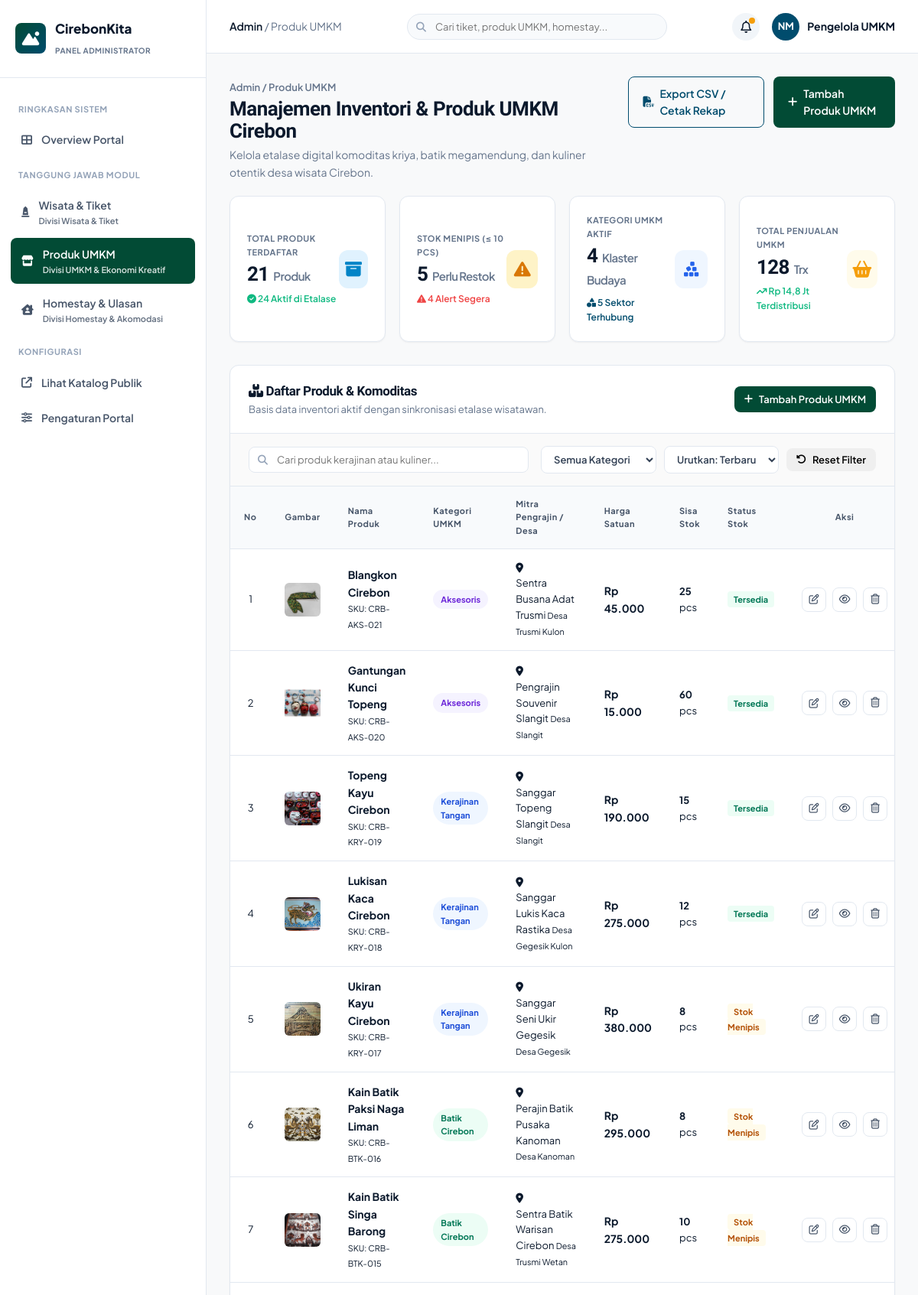
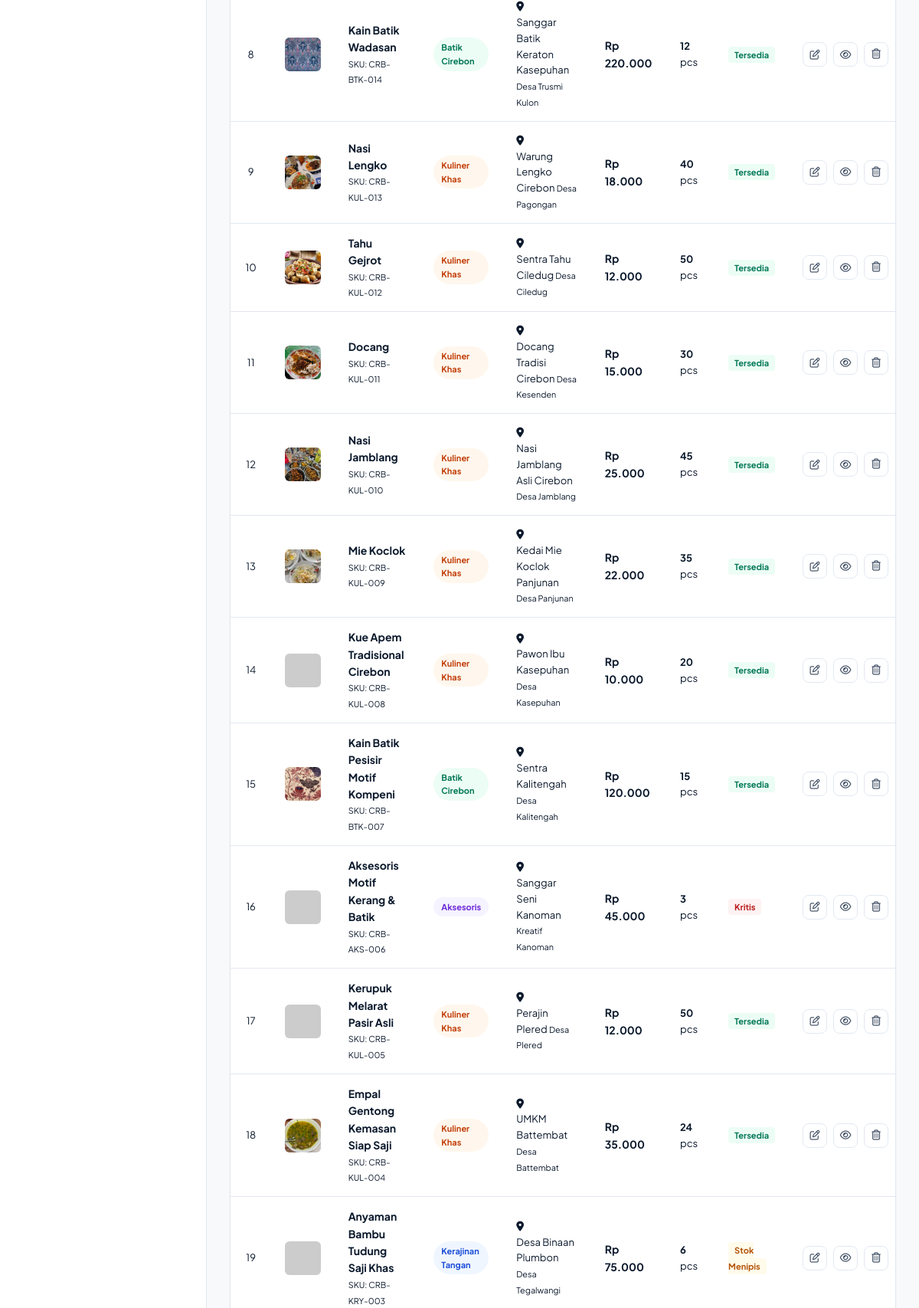
The app's page /cirebonkita/public/umkm/admin (signed in, upper part) with its own data (2 pictures, top to bottom).
### tables this page shows
CREATE TABLE `umkm` (
  `id` INT AUTO_INCREMENT PRIMARY KEY,
  `kode_sku` VARCHAR(30) NOT NULL UNIQUE,
  `nama_produk` VARCHAR(150) NOT NULL,
  `kategori` ENUM('Batik Cirebon', 'Kuliner Khas', 'Kerajinan Tangan', 'Aksesoris') NOT NULL,
  `harga` DECIMAL(10,2) NOT NULL,
  `stok` INT NOT NULL DEFAULT 0,
  `deskripsi` TEXT NOT NULL,
  `mitra_pengrajin` VARCHAR(120) NOT NULL,
  `desa_asal` VARCHAR(100) NOT NULL,
  `foto` VARCHAR(255) NOT NULL,
  `status_stok` ENUM('Tersedia', 'Stok Menipis', 'Kritis', 'Habis') DEFAULT 'Tersedia',
  `terjual` INT DEFAULT 0,
  `rating` DECIMAL(2,1) DEFAULT 4.8,
  `created_at` TIMESTAMP DEFAULT CURRENT_TIMESTAMP,
  `updated_at` TIMESTAMP DEFAULT CURRENT_TIMESTAMP ON UPDATE CURRENT_TIMESTAMP
);

### cirebonkita/app/views/admin/umkm/index.php (the view, shortened to what the rows shown need)
<!DOCTYPE html>
<html lang="id">
<head>
    <link rel="stylesheet" href="<?= BASEURL; ?>/assets/css/style.css">
    <link rel="stylesheet" href="https://cdnjs.cloudflare.com/ajax/libs/font-awesome/6.4.0/css/all.min.css">
</head>
<body class="admin-body">
<div class="admin-wrapper">
    <main class="admin-main">
        <div class="admin-content-pad">
            <div class="content-header-title">
                <div>
                    <h1 class="main-page-title">Manajemen Inventori & Produk UMKM Cirebon</h1>
                </div>
            </div>
            <div class="kpi-cards-grid-4 mt-20">
                <div class="kpi-card">
                    <div class="kpi-info">
                        <h2 class="kpi-val"><?= $kpi['total_produk']; ?> <span class="kpi-sub-unit">Produk</span></h2>
                    </div>
                </div>
                <div class="kpi-card">
                    <div class="kpi-info">
                        <h2 class="kpi-val"><?= $kpi['stok_menipis']; ?> <span class="kpi-sub-unit">Perlu Restok</span></h2>
                    </div>
                </div>
                <div class="kpi-card">
                    <div class="kpi-info">
                        <h2 class="kpi-val"><?= $kpi['kategori_aktif']; ?> <span class="kpi-sub-unit">Klaster Budaya</span></h2>
                    </div>
                </div>
                <div class="kpi-card">
                    <div class="kpi-info">
                        <h2 class="kpi-val"><?= $kpi['total_penjualan']; ?> <span class="kpi-sub-unit">Trx</span></h2>
                    </div>
                </div>
            </div>
            <div class="admin-table-card mt-30">
                <div class="table-responsive">
                    <table class="data-table" id="tableUmkm">
                        <thead>
                            <tr>
                                <th style="width: 45px;">No</th>
                                <th style="width: 80px;">Gambar</th>
                                <th>Nama Produk</th>
                                <th>Kategori UMKM</th>
                                <th>Mitra Pengrajin / Desa</th>
                                <th>Harga Satuan</th>
                                <th>Sisa Stok</th>
                                <th>Status Stok</th>
                                <th style="width: 120px; text-align: center;">Aksi</th>
                            </tr>
                        </thead>
                        <tbody>
                            <?php $no = 1; foreach ($umkmList as $item): ?>
                                <tr>
                                    <td class="text-center"><?= $no++; ?></td>
                                    <td>
                                        <img src="<?= BASEURL; ?>/assets/img/<?= htmlspecialchars($item['foto']); ?>" alt="" class="table-thumb" onerror="this.src='https://picsum.photos/seed/u_<?= $item['id']; ?>/100/100'">
                                    </td>
                                    <td>
                                        <strong class="item-title-link"><?= htmlspecialchars($item['nama_produk']); ?></strong>
                                        <small class="table-sku">SKU: <?= htmlspecialchars($item['kode_sku']); ?></small>
                                    </td>
                                    <td>
                                        <span class="pill-badge pill-<?= strtolower(explode(' ', $item['kategori'])[0]); ?>">
                                            <?= htmlspecialchars($item['kategori']); ?>
                                        </span>
                                    </td>
                                    <td>
                                        <div class="mitra-cell">
                                            <i class="fa-solid fa-location-dot"></i>
                                            <div>
                                                <span><?= htmlspecialchars($item['mitra_pengrajin']); ?></span>
                                                <small><?= htmlspecialchars($item['desa_asal']); ?></small>
                                            </div>
                                        </div>
                                    </td>
                                    <td>
                                        <strong class="price-val-table">Rp <?= number_format($item['harga'], 0, ',', '.'); ?></strong>
                                    </td>
                                    <td>
                                        <strong><?= $item['stok']; ?></strong> pcs
                                    </td>
                                    <td>
                                        <?php if ($item['stok'] > 10): ?>
                                            <span class="badge-status-green">Tersedia</span>
                                        <?php elseif ($item['stok'] > 4): ?>
                                            <span class="badge-status-yellow">Stok Menipis</span>
                                        <?php else: ?>
                                            <span class="badge-status-red">Kritis</span>
                                        <?php endif; ?>
                                    </td>
                                    <td>
                                        <div class="action-btn-row">
                                            <a href="<?= BASEURL; ?>/umkm/edit/<?= $item['id']; ?>" class="btn-action-edit" title="Edit Data">
                                                <i class="fa-regular fa-pen-to-square"></i>
                                            </a>
                                            <a href="<?= BASEURL; ?>/umkm/detail/<?= $item['id']; ?>" class="btn-action-view" target="_blank" title="Lihat">
                                                <i class="fa-regular fa-eye"></i>
                                            </a>
                                            <button type="button" class="btn-action-delete trigger-delete-modal" data-url="<?= BASEURL; ?>/umkm/hapus/<?= $item['id']; ?>" data-name="<?= htmlspecialchars($item['nama_produk']); ?>" title="Hapus">
                                                <i class="fa-regular fa-trash-can"></i>
                                            </button>
                                        </div>
                                    </td>
                                </tr>
                            <?php endforeach; ?>
                        </tbody>
                    </table>
                </div>
            </div>
        </div>
    </main>
</div>
</body>
</html>

### records on screen
umkm: foto (picture), nama_produk "Blangkon Cirebon", kode_sku "CRB-AKS-021", kategori "Aksesoris", mitra_pengrajin "Sentra Busana Adat Trusmi", desa_asal "Desa Trusmi Kulon", harga "45.000", stok "25", shows "Tersedia"
umkm: foto (picture), nama_produk "Gantungan Kunci Topeng", kode_sku "CRB-AKS-020", kategori "Aksesoris", mitra_pengrajin "Pengrajin Souvenir Slangit", desa_asal "Desa Slangit", harga "15.000", stok "60", shows "Tersedia"
umkm: foto (picture), nama_produk "Topeng Kayu Cirebon", kode_sku "CRB-KRY-019", kategori "Kerajinan Tangan", mitra_pengrajin "Sanggar Topeng Slangit", desa_asal "Desa Slangit", harga "190.000", stok "15", shows "Tersedia"
umkm: foto (picture), nama_produk "Lukisan Kaca Cirebon", kode_sku "CRB-KRY-018", kategori "Kerajinan Tangan", mitra_pengrajin "Sanggar Lukis Kaca Rastika", desa_asal "Desa Gegesik Kulon", harga "275.000", stok "12", shows "Tersedia"
umkm: foto (picture), nama_produk "Ukiran Kayu Cirebon", kode_sku "CRB-KRY-017", kategori "Kerajinan Tangan", mitra_pengrajin "Sanggar Seni Ukir Gegesik", desa_asal "Desa Gegesik", harga "380.000", stok "8", shows "Stok Menipis"
umkm: foto (picture), nama_produk "Kain Batik Paksi Naga Liman", kode_sku "CRB-BTK-016", kategori "Batik Cirebon", mitra_pengrajin "Perajin Batik Pusaka Kanoman", desa_asal "Desa Kanoman", harga "295.000", stok "8", shows "Stok Menipis"
umkm: foto (picture), nama_produk "Kain Batik Singa Barong", kode_sku "CRB-BTK-015", kategori "Batik Cirebon", mitra_pengrajin "Sentra Batik Warisan Cirebon", desa_asal "Desa Trusmi Wetan", harga "275.000", stok "10", shows "Stok Menipis"
umkm: foto (picture), nama_produk "Kain Batik Wadasan", kode_sku "CRB-BTK-014", kategori "Batik Cirebon", mitra_pengrajin "Sanggar Batik Keraton Kasepuhan", desa_asal "Desa Trusmi Kulon", harga "220.000", stok "12", shows "Tersedia"
umkm: foto (picture), nama_produk "Nasi Lengko", kode_sku "CRB-KUL-013", kategori "Kuliner Khas", mitra_pengrajin "Warung Lengko Cirebon", desa_asal "Desa Pagongan", harga "18.000", stok "40", shows "Tersedia"
umkm: foto (picture), nama_produk "Tahu Gejrot", kode_sku "CRB-KUL-012", kategori "Kuliner Khas", mitra_pengrajin "Sentra Tahu Ciledug", desa_asal "Desa Ciledug", harga "12.000", stok "50", shows "Tersedia"
umkm: foto (picture), nama_produk "Docang", kode_sku "CRB-KUL-011", kategori "Kuliner Khas", mitra_pengrajin "Docang Tradisi Cirebon", desa_asal "Desa Kesenden", harga "15.000", stok "30", shows "Tersedia"
umkm: foto (picture), nama_produk "Nasi Jamblang", kode_sku "CRB-KUL-010", kategori "Kuliner Khas", mitra_pengrajin "Nasi Jamblang Asli Cirebon", desa_asal "Desa Jamblang", harga "25.000", stok "45", shows "Tersedia"
umkm: foto (picture), nama_produk "Mie Koclok", kode_sku "CRB-KUL-009", kategori "Kuliner Khas", mitra_pengrajin "Kedai Mie Koclok Panjunan", desa_asal "Desa Panjunan", harga "22.000", stok "35", shows "Tersedia"
umkm: nama_produk "Kue Apem Tradisional Cirebon", kode_sku "CRB-KUL-008", kategori "Kuliner Khas", mitra_pengrajin "Pawon Ibu Kasepuhan", desa_asal "Desa Kasepuhan", harga "10.000", stok "20", shows "Tersedia"
umkm: foto (picture), nama_produk "Kain Batik Pesisir Motif Kompeni", kode_sku "CRB-BTK-007", kategori "Batik Cirebon", mitra_pengrajin "Sentra Kalitengah", desa_asal "Desa Kalitengah", harga "120.000", stok "15", shows "Tersedia"
umkm: nama_produk "Aksesoris Motif Kerang & Batik", kode_sku "CRB-AKS-006", kategori "Aksesoris", mitra_pengrajin "Sanggar Seni Kanoman", desa_asal "Kreatif Kanoman", harga "45.000", stok "3", shows "Kritis"
umkm: nama_produk "Kerupuk Melarat Pasir Asli", kode_sku "CRB-KUL-005", kategori "Kuliner Khas", mitra_pengrajin "Perajin Plered", desa_asal "Desa Plered", harga "12.000", stok "50", shows "Tersedia"
umkm: foto (picture), nama_produk "Empal Gentong Kemasan Siap Saji", kode_sku "CRB-KUL-004", kategori "Kuliner Khas", mitra_pengrajin "UMKM Battembat", desa_asal "Desa Battembat", harga "35.000", stok "24", shows "Tersedia"
umkm: nama_produk "Anyaman Bambu Tudung Saji Khas", kode_sku "CRB-KRY-003", kategori "Kerajinan Tangan", mitra_pengrajin "Desa Binaan Plumbon", desa_asal "Desa Tegalwangi", harga "75.000", stok "6", shows "Stok Menipis"

### other values on screen
$kpi['total_produk'] "21"
$kpi['stok_menipis'] "5"
$kpi['kategori_aktif'] "4"
$kpi['total_penjualan'] "128"
$kpi['omset_penjualan'] "14,8 Jt"
